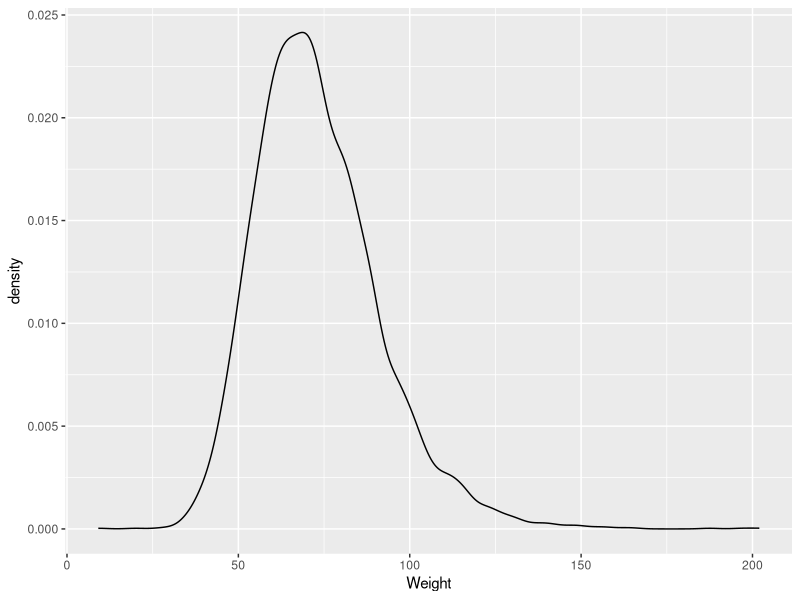
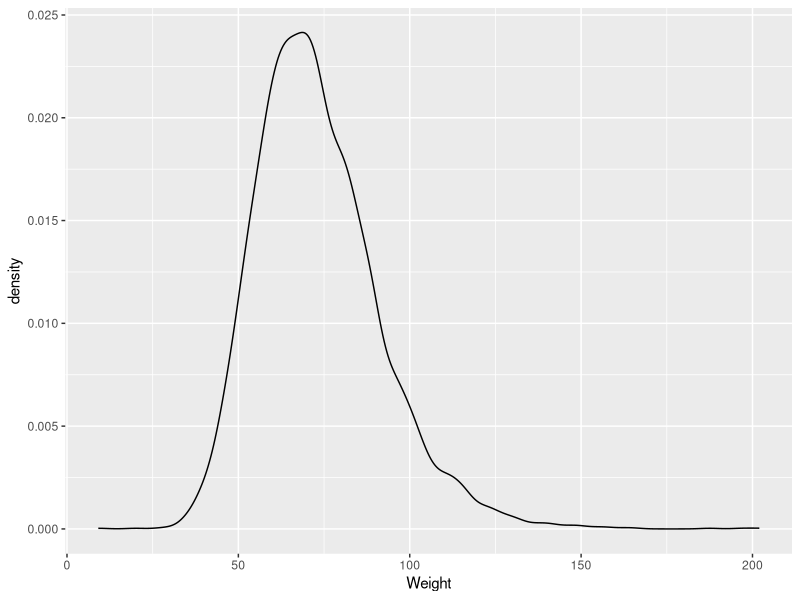
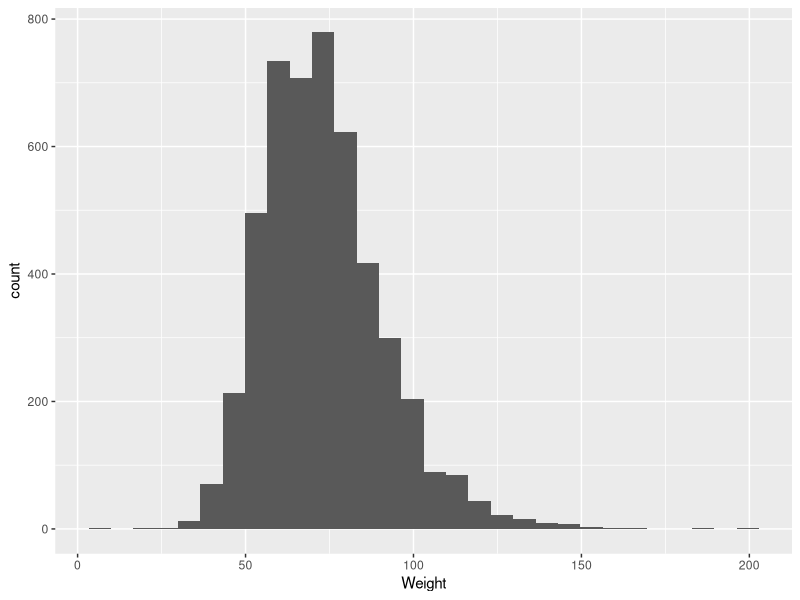
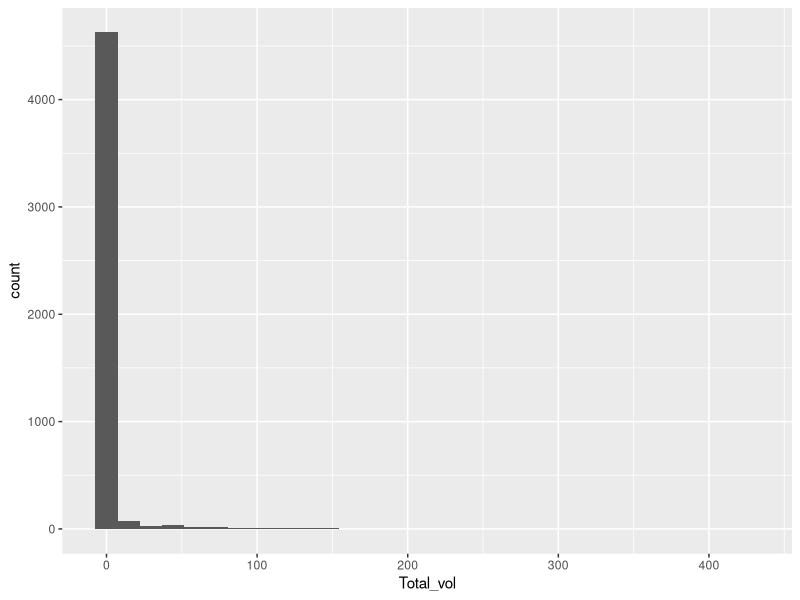
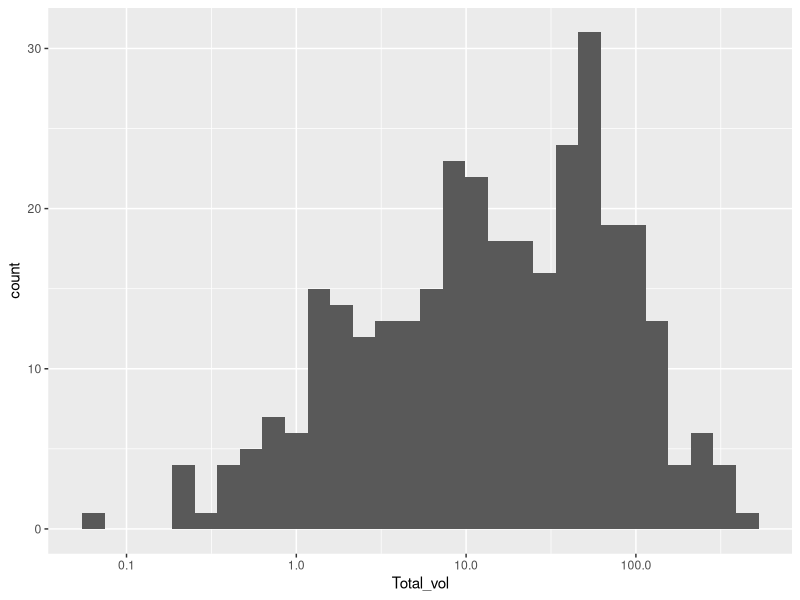
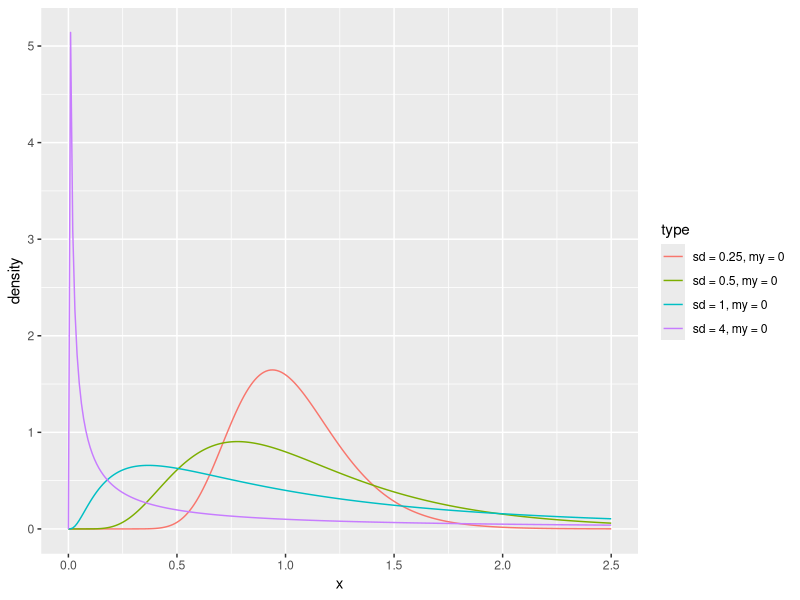
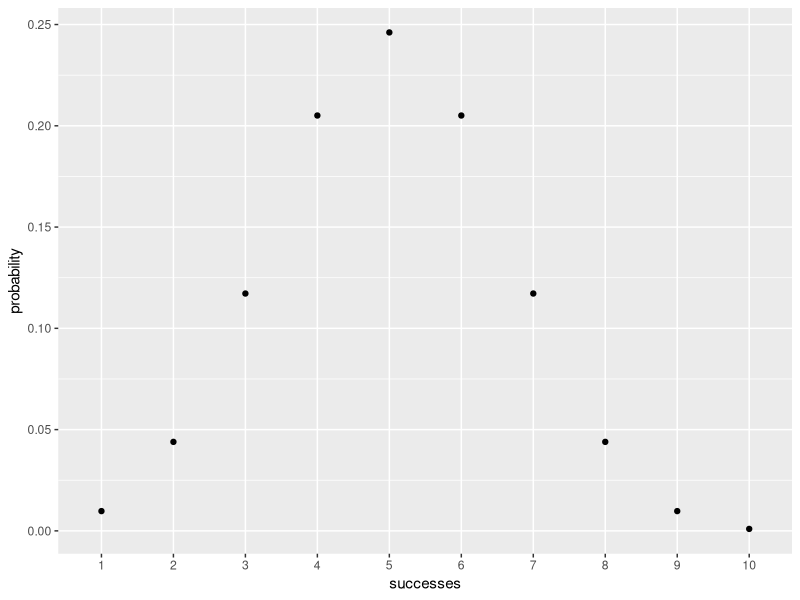
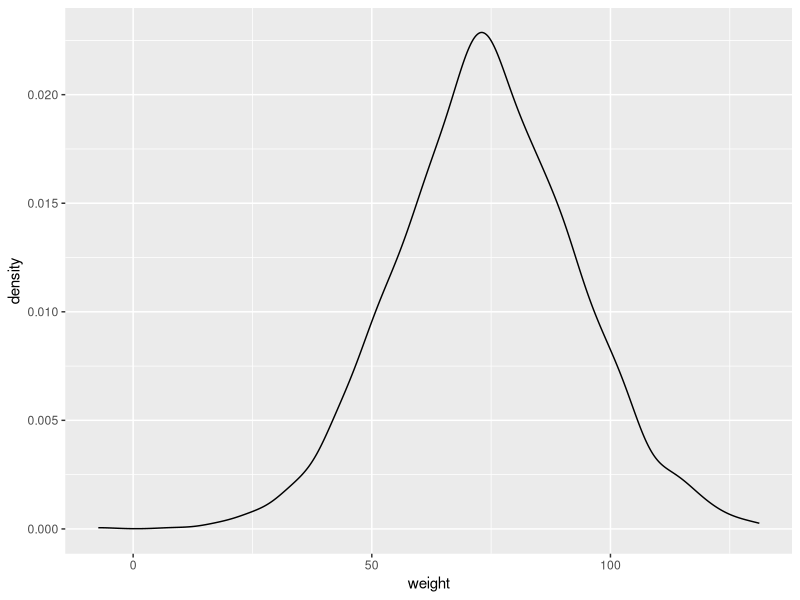

Generate these figures, in order, with R:
## ---- chunk 1
knitr::opts_chunk$set(echo = TRUE, message = F, warning = F)
library(tidyverse)
## ---- chunk 2
bf <- read_csv("datasets/BrownFat_2011.csv")
ggplot(bf, aes(Weight)) + 
  geom_density()
bf %>% ggplot(aes(Weight)) + 
  geom_density()
ggsave("images/probability_distributions/brown_fat_density.png")
bf %>% ggplot(aes(Weight)) + 
  geom_histogram()
ggsave("images/probability_distributions/brown_fat_histogram.png")
## ---- chunk 3
#plot a histogram of the raw data
bf %>% ggplot(aes(Total_vol)) +
  geom_histogram()
ggsave("images/probability_distributions/total_vol_histogram.png")
#use a a log transformation of the x axis
bf %>% ggplot(aes(Total_vol)) + #we could also use ggplot(aes(log(Total_vol)))
  geom_histogram() +
  scale_x_log10() #if we already log transformed we don't need this
ggsave("images/probability_distributions/total_vol_log_normal.png")
#plot the probability density distribution for different paramters of my and sigma
lnorm_sample_1 <- data.frame(density = dlnorm(seq(0, 2.5, 0.01), 0, 1), type = "sd = 1, my = 0")
lnorm_sample_2 <- data.frame(density = dlnorm(seq(0, 2.5, 0.01), 0, 0.5), type = "sd = 0.5, my = 0")
lnorm_sample_3 <- data.frame(density = dlnorm(seq(0, 2.5, 0.01), 0, 0.25), type = "sd = 0.25, my = 0")
lnorm_sample_4 <- data.frame(density = dlnorm(seq(0, 2.5, 0.01), 0, 4), type = "sd = 4, my = 0")
lnorm_sample <- rbind(lnorm_sample_1, lnorm_sample_2, lnorm_sample_3, lnorm_sample_4)
lnorm_sample$x <- seq(0, 2.5, 0.01)
lnorm_sample %>% ggplot(aes(x, density, colour = type)) +  geom_line()
ggsave("images/probability_distributions/log_normal_w_different_params.png")

## ---- chunk 4
x <- 1:10
trials <- 10
density <- dbinom(x, trials, prob = 0.5)
binom_d <- data.frame(successes = as.factor(x), probability = density)
binom_d %>% ggplot(aes(successes, probability)) + geom_point()
ggsave("images/probability_distributions/dbinom.png")
## ---- chunk 5
?rnorm
#number of samples
n <- 2000
mean_bf <- mean(bf$Weight)
sd_bf <- sd(bf$Weight)
weights <- rnorm(n, mean_bf, sd_bf)
weight_sample <-data.frame(weight = weights) 
weight_sample %>% ggplot(aes(weight)) +
  geom_density()
## ---- chunk 6
sample_binom <- data.frame(successes = rbinom(10000, 10, 0.5))
sample_binom %>% ggplot(aes(successes)) +
  geom_histogram(bins = 11)
## ---- chunk 7
#get a sample of size 10000 with probabilty 0.5 and ten trials
sample_binom <-  rbinom(10000, 10, 0.5)
#how often do we see just one or no man
extreme_samples <- sample_binom[sample_binom <= 1]
#what is the frequency in our sample
pval <- length(extreme_samples)/ 10000
print("The p-value is")
print(pval)
